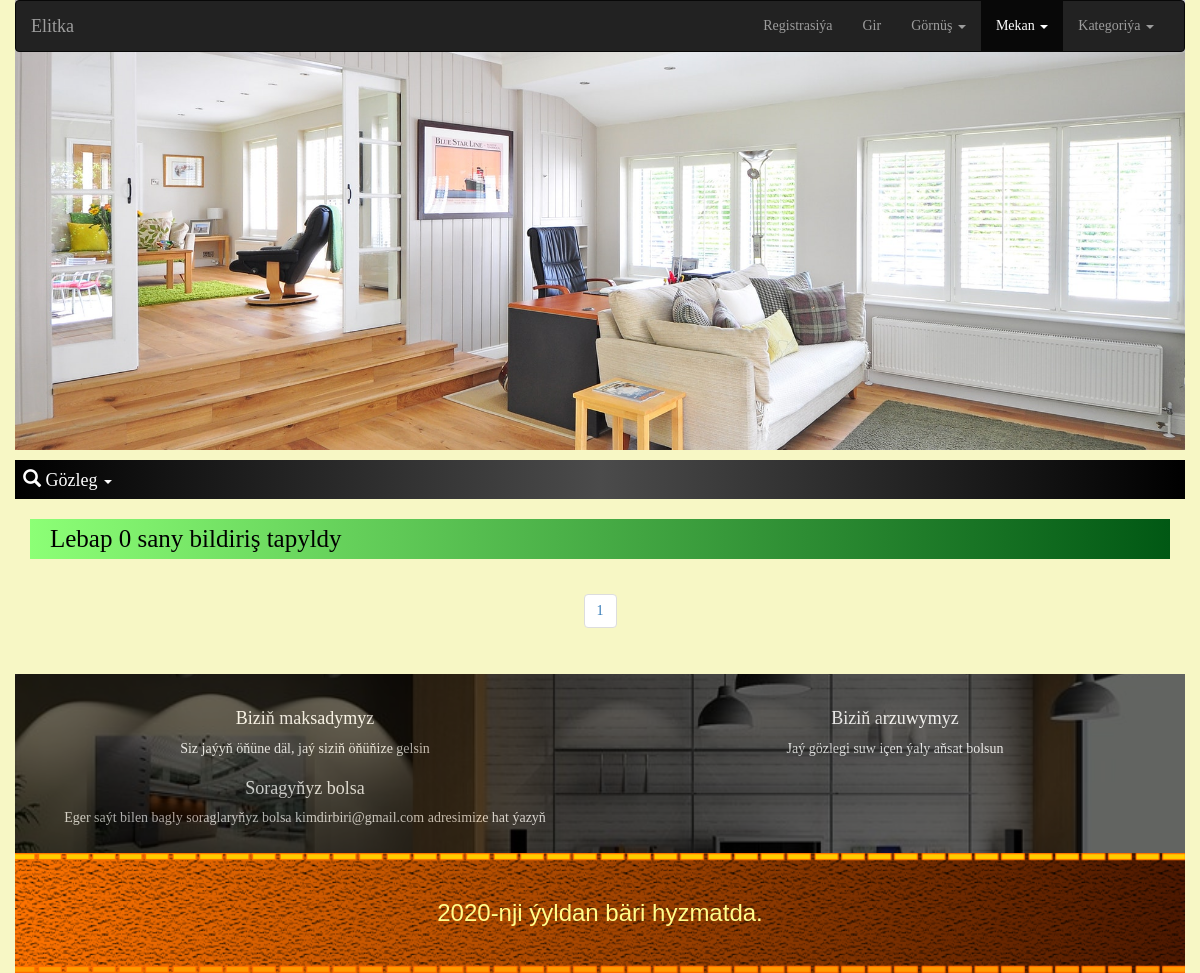
The app's page /location/1/ with its own data.
### items/models.py (models this page shows, shortened)
class Location(models.Model):
    name = models.CharField(max_length=255)
    class Meta:
        verbose_name = "location"
        verbose_name_plural = "locations"

class Footer(models.Model):
    title = models.CharField(max_length=100)
    text = models.CharField(max_length=255)
    class Meta:
        verbose_name = "footer"
        verbose_name_plural = "footers"

### items/views.py (the view)
# urls.py: path('location/<int:location_id>/', views.filter_locationview, name="location_filter_url"),
def filter_locationview(request, location_id):
    footer_list = Footer.objects.all()
    chosen_location = Location.objects.get(id=location_id)
    if request.user.is_authenticated:
        item_list = Item.objects.filter(location_id=location_id).annotate(has_like = Count('like', filter=Q(like__user_id=request.user.id)))
    else:
        item_list = Item.objects.filter(location_id=location_id)
    amount = item_list.count()
    locations = Location.objects.all()
    image_list = Image.objects.filter(item__in=list(item_list)).filter(is_main=True)
    paginator = Paginator(item_list, 16)
    if 'page' in request.GET:
        page_num = request.GET['page']
    else:
        page_num = 1
    page = paginator.get_page(page_num)
    context={
        'amount':amount,
        'page_num':page_num,
        'page':page,
        'item_list':page.object_list,
        'locations':locations,
        'chosen_location':chosen_location,
        'image_list':image_list,
        'footer_list':footer_list
    }
    return render(request, 'location_filter.html', context)

### items/templates/location_filter.html (shortened to what this page needs)
{% extends 'index.html' %}
{% block header %}
<section class="header_part">
    <div class="header_wrapper">
        <nav class="navbar navbar-inverse">
            <div class="container-fluid">
                <div class="navbar-header">
                    <a class="navbar-brand" href="{% url 'items:home_url' %}">Elitka</a>
                </div>
                <div class="collapse navbar-collapse" id="mymenu">
                    <ul class="nav navbar-nav navbar-right">
                        {% if user.is_authenticated %}
                        <li>
                            <a href="{% url 'accounts:profile' %}">
                                Profil
                            </a>
                        </li>
                        <li><a href="{% url 'accounts:logout' %}">Çyk</a></li>
                        {% else %}
                        <li><a href="{% url 'accounts:register_url' %}">Registrasiýa </a></li>
                        <li><a href="{% url 'accounts:login_url' %}">Gir </a></li>
                        {% endif %}
                        <li class="dropdown">
                            <a class="dropdown-toggle" data-toggle="dropdown" role="button" aria-haspopup="true"
                                aria-expanded="false" href="#">Görnüş
                                <span class="caret"></span>
                            </a>
                        </li>
                        <li class="dropdown active">
                            <a class="dropdown-toggle" data-toggle="dropdown" role="button" aria-haspopup="true"
                                aria-expanded="false" href="#">Mekan
                                <span class="caret"></span>
                            </a>
                        </li>
                        <li class="dropdown">
                            <a class="dropdown-toggle" data-toggle="dropdown" role="button" aria-haspopup="true"
                                aria-expanded="false" href="#">Kategoriýa
                                <span class="caret"></span>
                            </a>
                        </li>
                    </ul>
                </div>
            </div>
        </nav>
    </div>
    {% include 'search.html' %}
</section>
{% endblock header %}
{% block content %}
    <section class="content_part">
        <div class="container-fluid">
            <div class="block_header">
                <h4 class="block_header_title">{{chosen_location.name}} {{amount}} sany bildiriş tapyldy</h4>
            </div>
            <div class="block_pagination">
                <nav aria-label="Page navigation">
                    <ul class="pagination">
                        <li><a href="#">{{page.number}}</a></li>
                    </ul>
                </nav>
            </div>
        </div>
    </section>
{% endblock content %}

### items/templates/index.html (shortened to what this page needs)
<!DOCTYPE html>
<html lang="en">
<head>
    {% load static %}
    <link type="text/css" rel="stylesheet" href="{% static 'css/bootstrap.min.css' %}">
    <link type="text/css" rel="stylesheet" href="{% static 'css/style.css' %}">
    <link type="text/css" rel="stylesheet" href="{% static 'css/profile.css' %}">
    <link type="text/css" rel="stylesheet" href="{% static 'css/lightbox.min.css' %}">
</head>
<body>
    <div class="container-fluid">
    {% block header %}{% endblock header %}
    {% block content %}{% endblock content %}
    {% block footer %}
        {% include 'footer.html' %}
    {% endblock footer %}
    </div>
</body>
</html>

### items/templates/search.html (shortened to what this page needs)
<div class="search_block">
    <a href="#search_form_wrapper" class="search_toggle_anchor" data-toggle="collapse">
        <h4 class="search_toggle">
            <span class="glyphicon glyphicon-search"></span>
            Gözleg
            <span class="caret"></span>
        </h4>
    </a>
</div>

### items/templates/footer.html
<section class="footer_part" id="footer_part">
    <div class="footer_wrapper">
        <div class="inner_footer_wrapper">
            <div class="row">
                {% for footer in footer_list %}
                    <div class="col-lg-6 col-md-6 col-sm-6 col-xs-12" style="text-align: center;">
                        <h4>{{footer.title}}</h4>
                        <p style="text-align: center;">
                            {{footer.text}}
                        </p>
                    </div>
                {% endfor %}
            </div>
        </div>
        <div class="copyright">
            <div class="copyright_inner">
                2020-nji ýyldan bäri hyzmatda.
            </div>
        </div>
    </div>
</section>

### static/css/style.css (style rules this page uses)
body { font-family: Cambria, Cochin, Georgia, Times, 'Times New Roman', serif; min-width: 400px; background: #f7f7c5; }
.header_wrapper { min-height: 450px; background-image: url(../images/header_img.jpg); background-position: center; background-repeat: no-repeat; background-size: cover; }
.navbar { opacity: 1; z-index: 2; }
.block_header { display: block; position: relative; width: 100%; height: 40px; background: linear-gradient(90deg, #8cff76, #015814); color: #000000; margin-bottom: 15px; }
.block_header_title { line-height: 40px; margin-left: 20px; font-size: 25px; color: #000000; }
.footer_part { margin-top: 20px; }
.footer_wrapper { background-image: url(../images/footer_img.jpg); background-position: center center; background-repeat: no-repeat; background-size: cover; opacity: 1; }
.inner_footer_wrapper { display: block; position: relative; width: 100%; height: 80%; opacity: .6; background: #000000; color: white; padding:25px 10px 15px 10px; }
.copyright { display: block; position: relative; text-align: center; background: linear-gradient(90deg,#ff7301,#4d1800); opacity: 1; color: #fffd8c; font-size: 24px; font-family:Arial, Helvetica, sans-serif; height: 20%; }
.copyright_inner { line-height: 120px; width: 100%; background-image: url(../images/sample.png); background-position: top; background-repeat: repeat-x; background-size: contain; }
.search_toggle_anchor:any-link { display: block; position: relative; color:#ffffff; background-color: #162cf3; text-decoration: none; margin-bottom: 0px; }
.search_toggle_anchor { color:#ffffff; background-color: #162cf3; text-decoration: none; }
.search_toggle { display: block; position: relative; background: linear-gradient(90deg,#000000,#4b4b4b,#000000); padding: 8px; color:white; }
.block_pagination { display: block; position: relative; width: fit-content; margin-right: auto; margin-left: auto; }

### records on screen
Location: name "Lebap"
Footer: title "Biziň maksadymyz", text "Siz jaýyň öňüne däl, jaý siziň öňüňize gelsin"
Footer: title "Biziň arzuwymyz", text "Jaý gözlegi suw içen ýaly aňsat bolsun"
Footer: title "Soragyňyz bolsa", text "Eger saýt bilen bagly soraglaryňyz bolsa kimdirbiri@gmail.com adresimize hat ýazyň"

### other values on screen
{{ amount }} "0"
{{ page.number }} "1"
